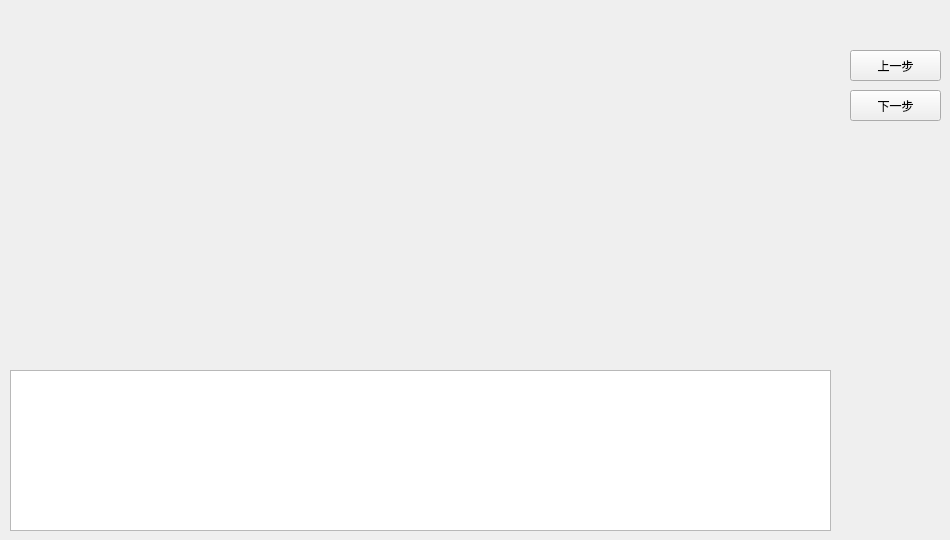
      <widget class="QWidget" name="page_disassemble">
       <widget class="QLabel" name="label_disassemble_imageview">
        <property name="geometry">
         <rect>
          <x>10</x>
          <y>10</y>
          <width>821</width>
          <height>341</height>
         </rect>
        </property>
        <property name="text">
         <string/>
        </property>
        <property name="textFormat">
         <enum>Qt::RichText</enum>
        </property>
        <property name="scaledContents">
         <bool>true</bool>
        </property>
        <property name="alignment">
         <set>Qt::AlignCenter</set>
        </property>
       </widget>
       <widget class="QPushButton" name="pushButton_disassemble_previous">
        <property name="geometry">
         <rect>
          <x>850</x>
          <y>50</y>
          <width>91</width>
          <height>31</height>
         </rect>
        </property>
        <property name="text">
         <string>上一步</string>
        </property>
       </widget>
       <widget class="QPushButton" name="pushButton_disassemble_next">
        <property name="geometry">
         <rect>
          <x>850</x>
          <y>90</y>
          <width>91</width>
          <height>31</height>
         </rect>
        </property>
        <property name="text">
         <string>下一步</string>
        </property>
       </widget>
       <widget class="QTextBrowser" name="textBrowser_disassemble">
        <property name="geometry">
         <rect>
          <x>10</x>
          <y>370</y>
          <width>821</width>
          <height>161</height>
         </rect>
        </property>
        <property name="font">
         <font>
          <family>Adobe Devanagari</family>
          <pointsize>12</pointsize>
         </font>
        </property>
       </widget>
      </widget>
